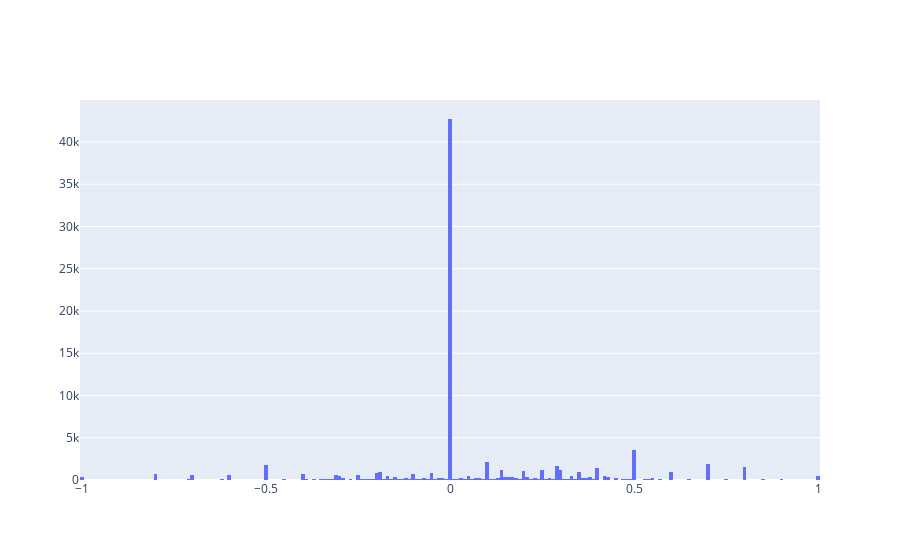

Notebook source saved alongside this figure:
### Code cell
fig = go.Figure(data=[go.Histogram(x=[v for v in normalised_sentiments])])

iplot(fig, filename='Sentiments')

### Figure 1 — Plotly figure (JSON) as saved in the notebook; plotly's stock layout.template omitted (floating-point values rounded to 4 significant figures; data arrays with more than 128 entries replaced by an {"elided": "..."} marker saying what was removed)
{"data": [{"type": "histogram", "x": {"elided": "86834 float values"}}], "layout": {"autosize": true, "xaxis": {"autorange": true, "range": [-1.005, 1.005], "type": "linear"}, "yaxis": {"autorange": true, "range": [0, 44970.0]}}}
